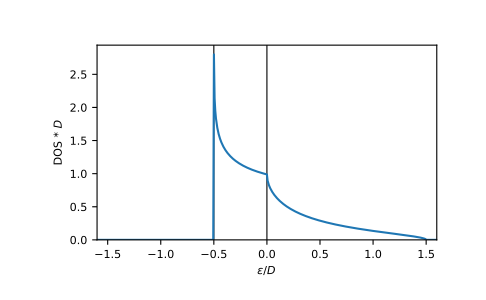

This chart was generated by the following Python code:
eps = np.linspace(-1.6, 1.6, num=501)
dos = gt.lattice.fcc.dos(eps, half_bandwidth=1)

import matplotlib.pyplot as plt
_ = plt.axvline(0, color='black', linewidth=0.8)
_ = plt.axvline(-0.5, color='black', linewidth=0.8)
_ = plt.plot(eps, dos)
_ = plt.xlabel(r"$\epsilon/D$")
_ = plt.ylabel(r"DOS * $D$")
_ = plt.ylim(bottom=0)
_ = plt.xlim(left=eps.min(), right=eps.max())
plt.show()
